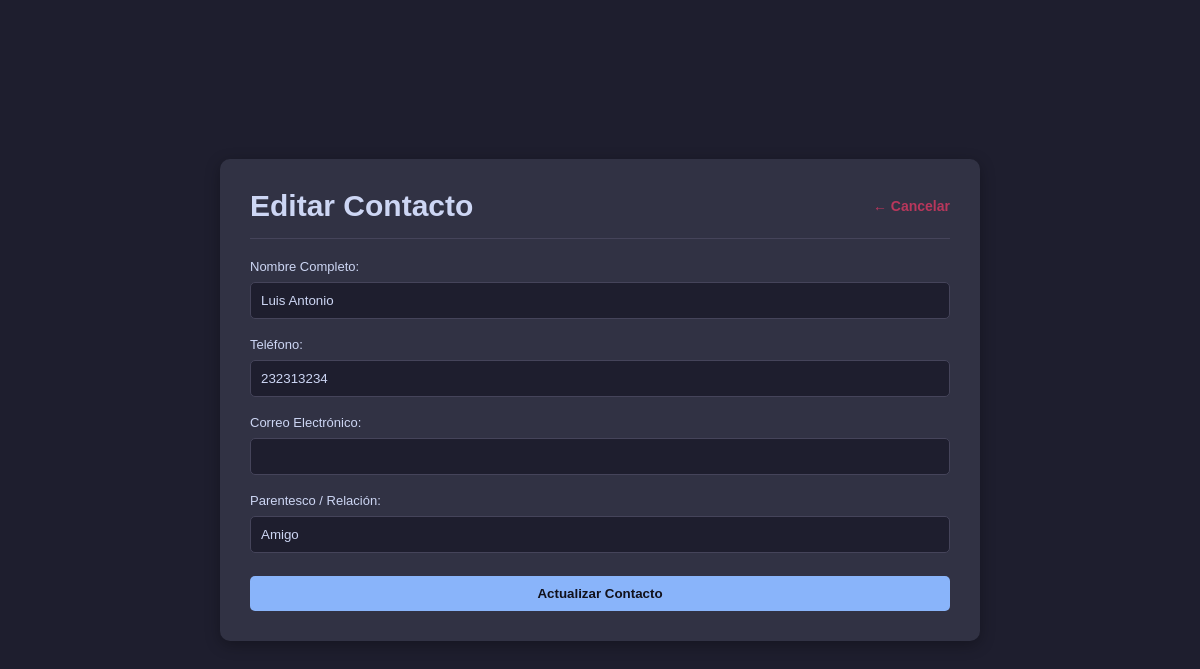
Page /editar_contacto/5 (signed in) on the earlier database version.
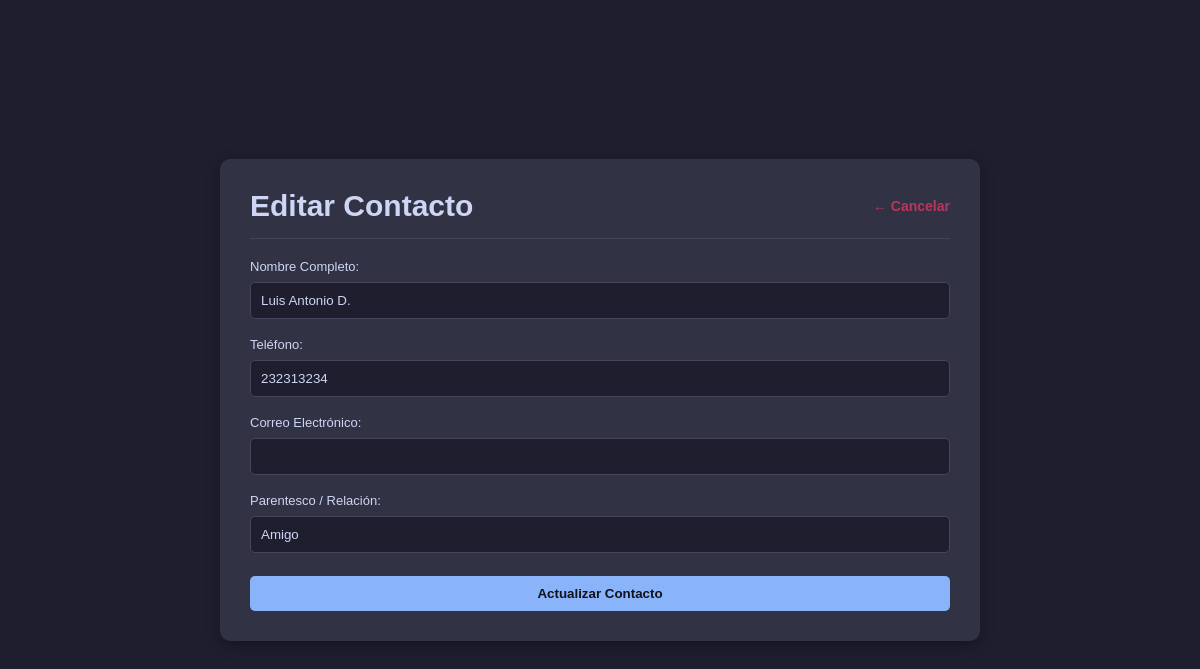
Same page on the later database version.
### tables this page shows
CREATE TABLE contactos (
            id INTEGER PRIMARY KEY AUTOINCREMENT,
            usuario_id INTEGER NOT NULL,
            nombre TEXT NOT NULL,
            telefono TEXT,
            correo TEXT,
            categoria TEXT DEFAULT 'General',
            FOREIGN KEY (usuario_id) REFERENCES usuarios(id) ON DELETE CASCADE
        );

### main.py (the view, shortened to what this page needs)
@app.route("/editar_contacto/<int:contacto_id>", methods=["GET", "POST"])
@login_requerido
def editar_contacto(contacto_id):
    usuario_id = session["usuario_id"]
    contacto = obtener_contacto_por_id(contacto_id, usuario_id)
    if not contacto:
        return redirect(url_for("vista_agenda"))
    return render_template("editar.html", contacto=contacto)

### base_datos/conexion_db.py (called while the page is built)
def conectar():
    conexion = sqlite3.connect("agenda.db")
    conexion.execute("PRAGMA foreign_keys = ON")
    return conexion

### base_datos/consultas.py (called while the page is built)
def obtener_contacto_por_id(contacto_id, usuario_id):
    conexion = conectar()
    cursor = conexion.cursor()
    cursor.execute(
        "SELECT id, nombre, telefono, correo, categoria FROM contactos WHERE id = ? AND usuario_id = ?",
        (contacto_id, usuario_id),
    )
    contacto = cursor.fetchone()
    conexion.close()
    return contacto

### main.py (called while the page is built)
def login_requerido(funcion_vista):
    @wraps(funcion_vista)
    def envoltura(*args, **kwargs):
        if "usuario_id" not in session:
            return redirect(url_for("vista_login"))
        return funcion_vista(*args, **kwargs)
    return envoltura

@app.after_request
def evitar_cache_rutas_privadas(response):
    if "usuario_id" in session:
        response.headers["Cache-Control"] = "no-store, no-cache, must-revalidate, max-age=0"
        response.headers["Pragma"] = "no-cache"
        response.headers["Expires"] = "0"
    return response

### templates/editar.html (shortened to what this page needs)
<!DOCTYPE html>
<html lang="es">
<head>
    <link rel="stylesheet" href="{{ url_for('static', filename='style.css') }}">
</head>
<body>
    <div class="contenedor-agenda">
        <header class="encabezado-agenda">
            <h1>Editar Contacto</h1>
            <a href="{{ url_for('vista_agenda') }}" class="boton-cerrar">← Cancelar</a>
        </header>
        <form action="{{ url_for('editar_contacto', contacto_id=contacto[0]) }}" method="POST">
            <label>Nombre Completo:</label>
            <input
                type="text"
                name="nombre_contacto"
                value="{{ contacto[1] }}"
                required>
            <label>Teléfono:</label>
            <input
                type="tel"
                name="telefono"
                value="{{ contacto[2] }}"
                required>
            <label>Correo Electrónico:</label>
            <input
                type="email"
                name="correo_contacto"
                value="{{ contacto[3] if contacto[3] else '' }}">
            <label>Parentesco / Relación:</label>
            <input
                type="text"
                name="relacion"
                value="{{ contacto[4] if contacto[4] else '' }}">
            <button type="submit">Actualizar Contacto</button>
        </form>
    </div>
</body>
</html>

Differences in the rows shown:
changed contactos "Amigo": nombre_contacto "Luis Antonio" → "Luis Antonio D."
